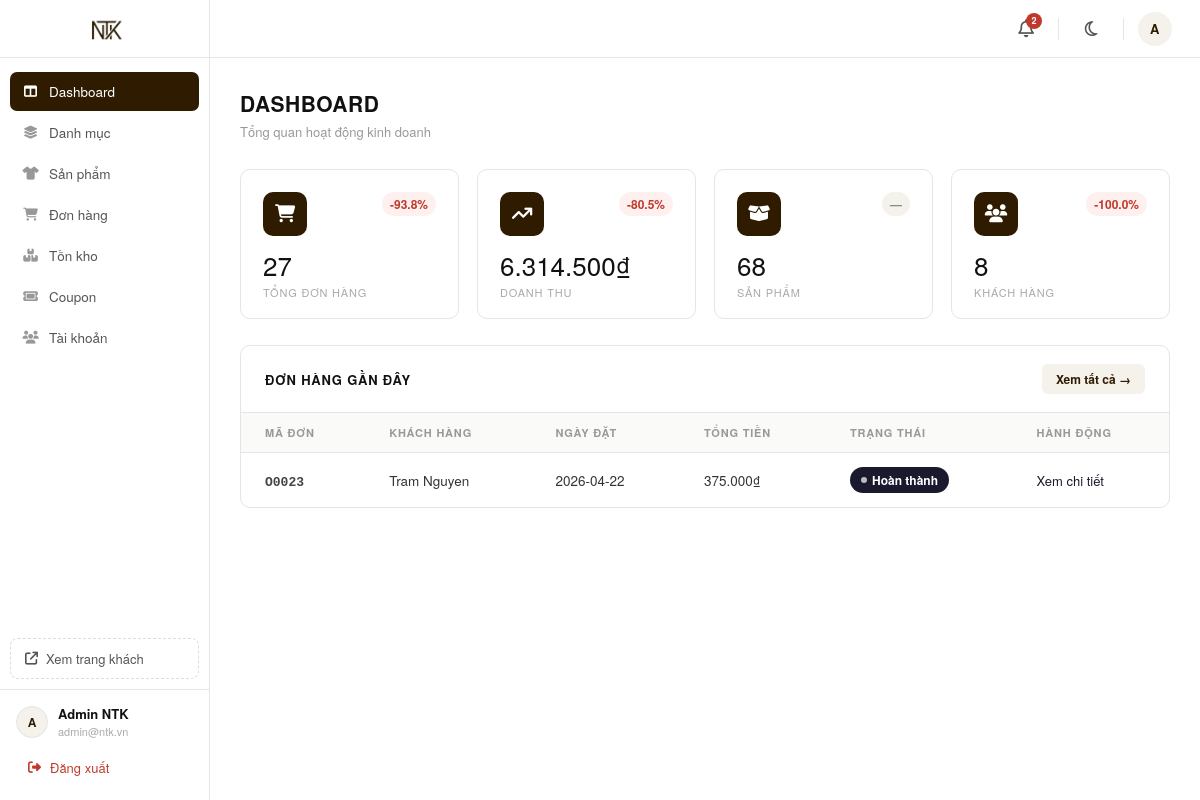
/admin/dashboard.php, run on an earlier commit of the app's database.
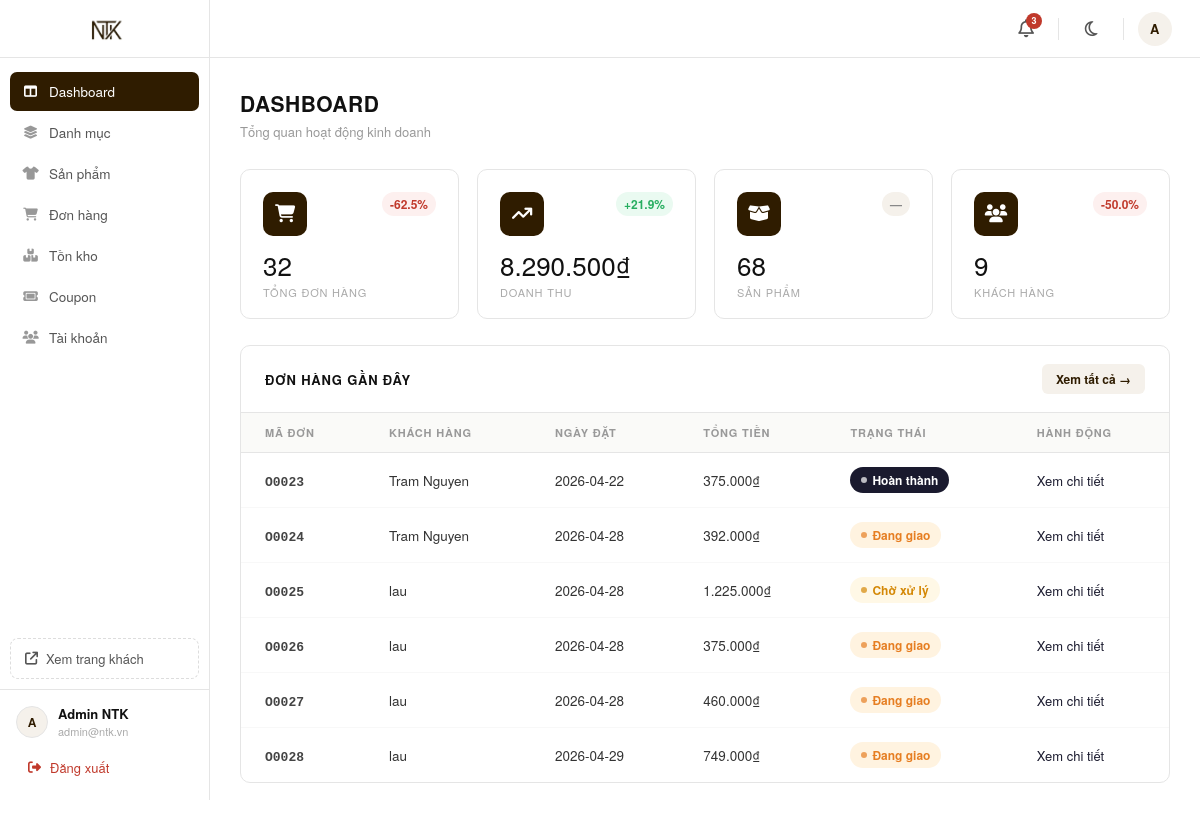
And on a later commit of the database.
### tables this page shows
CREATE TABLE IF NOT EXISTS `orders` (
  `order_id` char(5) NOT NULL,
  `payos_order_code` bigint(20) DEFAULT NULL,
  `payos_qr_code` text DEFAULT NULL,
  `user_id` char(5) DEFAULT NULL,
  `order_date` datetime DEFAULT current_timestamp(),
  `fullname` varchar(100) DEFAULT NULL,
  `phone` varchar(10) DEFAULT NULL,
  `address` varchar(500) DEFAULT NULL,
  `total_price` decimal(15,2) DEFAULT NULL,
  `shipping_fee` decimal(15,2) DEFAULT NULL,
  `shipping_method_id` char(5) DEFAULT NULL,
  `discount_value` decimal(15,2) DEFAULT NULL,
  `order_status` int(11) DEFAULT NULL,
  `final_price` decimal(15,2) DEFAULT NULL,
  `payment_status` int(11) DEFAULT 0,
  `payment_method` int(11) DEFAULT NULL,
  `coupon_id` char(5) DEFAULT NULL,
  `tracking_number` varchar(50) DEFAULT NULL,
  `wallet_used_amount` decimal(15,2) DEFAULT 0.00,
  `note` varchar(500) DEFAULT NULL,
  `payos_checkout_url` varchar(1000) DEFAULT NULL,
  PRIMARY KEY (`order_id`),
  KEY `fk_order_user` (`user_id`),
  KEY `fk_order_coupon` (`coupon_id`),
  KEY `fk_order_ship` (`shipping_method_id`)
);

### src/admin/dashboard.php (the view, shortened to what the changed rows need)
<?php
require_once __DIR__ . '/../config/database.php';
$stmt = $conn->query("SELECT COUNT(*) as total FROM orders");
$total_orders = $stmt->fetch(PDO::FETCH_ASSOC)['total'] ?? 0;
$stmt = $conn->query("SELECT SUM(final_price) as revenue FROM orders WHERE order_status IN (1, 2, 3)");
$total_revenue = $stmt->fetch(PDO::FETCH_ASSOC)['revenue'] ?? 0;
$stmt = $conn->query("SELECT COUNT(*) as total FROM users WHERE role = 0");
$total_customers = $stmt->fetch(PDO::FETCH_ASSOC)['total'] ?? 0;
function getGrowthRate($conn, $table, $dateColumn, $valueColumn = '1', $condition = "1=1") {
    $curSql = "SELECT SUM($valueColumn) as val FROM $table WHERE $condition AND $dateColumn >= DATE_SUB(NOW(), INTERVAL 7 DAY)";
    $prevSql = "SELECT SUM($valueColumn) as val FROM $table WHERE $condition AND $dateColumn >= DATE_SUB(NOW(), INTERVAL 14 DAY) AND $dateColumn < DATE_SUB(NOW(), INTERVAL 7 DAY)";
    $cur = $conn->query($curSql)->fetch(PDO::FETCH_ASSOC)['val'] ?? 0;
    $prev = $conn->query($prevSql)->fetch(PDO::FETCH_ASSOC)['val'] ?? 0;
    return (($cur - $prev) / $prev) * 100;
}
$growth_orders = getGrowthRate($conn, 'orders', 'order_date');
$growth_revenue = getGrowthRate($conn, 'orders', 'order_date', 'final_price', 'order_status IN (1, 2, 3)');
$growth_customers = getGrowthRate($conn, 'users', 'created_at', '1', 'role = 0');
function renderGrowthBadge($percent) {
    if ($percent > 0) {
        return '<span class="stat-change">+' . number_format($percent, 1) . '%</span>';
    } elseif ($percent < 0) {
        return '<span class="stat-change negative">' . number_format($percent, 1) . '%</span>';
    } else {
        return '<span class="stat-change neutral">0%</span>';
    }
}
$stmt = $conn->prepare("
    SELECT o.order_id, o.fullname, o.order_date, o.final_price, o.order_status
    FROM orders o
    WHERE o.order_date >= DATE_SUB(NOW(), INTERVAL 7 DAY)
    ORDER BY o.order_date ASC
");
$stmt->execute();
$recent_orders = $stmt->fetchAll(PDO::FETCH_ASSOC);
function getOrderStatusLabel(int $status): array {
    $map = [
        0 => ['label' => 'Chờ xử lý',  'class' => 'status-pending'],
        1 => ['label' => 'Đang giao',   'class' => 'status-shipping'],
        2 => ['label' => 'Đã giao',     'class' => 'status-delivered'],
        3 => ['label' => 'Hoàn thành',  'class' => 'status-done'],
        4 => ['label' => 'Đã hủy',      'class' => 'status-cancelled'],
        5 => ['label' => 'Trả hàng',    'class' => 'status-returned'],
    ];
    return $map[$status] ?? ['label' => 'Không rõ', 'class' => 'status-pending'];
}
include __DIR__ . '/../includes/admin_sidebar.php';
?>
<div class="stats-grid">
    <div class="stat-card">
        <div class="stat-card-top">
            <div class="stat-icon"><i class="fa-solid fa-cart-shopping"></i></div>
            <?= renderGrowthBadge($growth_orders) ?>
        </div>
        <div class="stat-value"><?= number_format($total_orders) ?></div>
        <div class="stat-label">Tổng đơn hàng</div>
    </div>
    <div class="stat-card">
        <div class="stat-card-top">
            <div class="stat-icon"><i class="fa-solid fa-arrow-trend-up"></i></div>
            <?= renderGrowthBadge($growth_revenue) ?>
        </div>
        <div class="stat-value"><?= number_format($total_revenue, 0, ',', '.') ?>₫</div>
        <div class="stat-label">Doanh thu</div>
    </div>
    <div class="stat-card">
        <div class="stat-card-top">
            <div class="stat-icon"><i class="fa-solid fa-users"></i></div>
            <?= renderGrowthBadge($growth_customers) ?>
        </div>
        <div class="stat-value"><?= number_format($total_customers) ?></div>
        <div class="stat-label">Khách hàng</div>
    </div>
</div>
<div class="section-card">
    <table class="data-table">
        <thead>
            <tr>
                <th>Mã đơn</th>
                <th>Khách hàng</th>
                <th>Ngày đặt</th>
                <th>Tổng tiền</th>
                <th>Trạng thái</th>
                <th>Hành động</th>
            </tr>
        </thead>
        <tbody>
            <?php if (empty($recent_orders)): ?>
            <tr>
                <td colspan="6" style="text-align:center; padding:30px; color:#aaa;">
                    Chưa có đơn hàng nào
                </td>
            </tr>
            <?php else: ?>
            <?php foreach ($recent_orders as $order):
                $statusInfo = getOrderStatusLabel((int)$order['order_status']);
            ?>
            <tr>
                <td><span class="order-id"><?= htmlspecialchars($order['order_id']) ?></span></td>
                <td><?= htmlspecialchars($order['fullname'] ?? '—') ?></td>
                <td><?= date('Y-m-d', strtotime($order['order_date'])) ?></td>
                <td><?= number_format($order['final_price'], 0, ',', '.') ?>₫</td>
                <td>
                    <span class="status-badge <?= $statusInfo['class'] ?>">
                        <?= $statusInfo['label'] ?>
                    </span>
                </td>
                <td>
                    <a href="order_detail.php?id=<?= urlencode($order['order_id']) ?>" class="action-link">
                        Xem chi tiết
                    </a>
                </td>
            </tr>
            <?php endforeach; ?>
            <?php endif; ?>
        </tbody>
    </table>
</div>
</main>
</body>
</html>

### src/includes/admin_sidebar.php (shortened to what the changed rows need)
<?php
require_once __DIR__ . '/../config/database.php';
$notifications = [];
$stmt = $conn->query("SELECT order_id, order_date FROM orders WHERE order_status = 0 AND order_date >= NOW() - INTERVAL 24 HOUR ORDER BY order_date DESC LIMIT 5");
while ($row = $stmt->fetch()) {
    $notifications[] = [
        'time' => strtotime($row['order_date']),
        'icon' => 'fa-cart-plus', 'color' => '#2f6fdd',
        'label' => 'Đơn hàng mới: #' . $row['order_id'],
        'link' => 'order_detail.php?id=' . $row['order_id'],
        'time_str' => date('H:i d/m', strtotime($row['order_date']))
    ];
}
$stmt = $conn->query("SELECT order_id, order_date FROM orders WHERE order_status = 5 ORDER BY order_date DESC LIMIT 5");
while ($row = $stmt->fetch()) {
    $notifications[] = [
        'time' => strtotime($row['order_date']),
        'icon' => 'fa-ban', 'color' => '#e74c3c',
        'label' => 'Yêu cầu hủy đơn: #' . $row['order_id'],
        'link' => 'order_detail.php?id=' . $row['order_id'],
        'time_str' => date('H:i d/m', strtotime($row['order_date']))
    ];
}
$stmt = $conn->query("SELECT user_id, fullname, created_at FROM users WHERE created_at >= NOW() - INTERVAL 7 DAY AND role = 0 ORDER BY created_at DESC LIMIT 5");
while ($row = $stmt->fetch()) {
    $notifications[] = [
        'time' => strtotime($row['created_at']),
        'icon' => 'fa-user-plus', 'color' => '#2980b9',
        'label' => 'Thành viên mới: ' . $row['fullname'],
        'link' => 'account_detail.php?id=' . $row['user_id'],
        'time_str' => date('H:i d/m', strtotime($row['created_at']))
    ];
}
usort($notifications, function($a, $b) {
    return $b['time'] <=> $a['time'];
});
$notifications = array_slice($notifications, 0, 10);
$notif_count = count($notifications);
?>
<!DOCTYPE html>
<html lang="vi">
<head>
    <link rel="stylesheet" href="https://cdnjs.cloudflare.com/ajax/libs/font-awesome/6.5.0/css/all.min.css">
</head>
<body>
<header class="admin-topbar">
    <div class="notif-wrap" id="notifWrap">
        <a href="#" class="topbar-icon-btn" title="Thông báo" onclick="toggleNotif(event)">
            <i class="fa-regular fa-bell"></i>
            <?php if ($notif_count > 0): ?>
            <span class="topbar-badge"><?= min($notif_count, 9) ?><?= $notif_count > 9 ? '+' : '' ?></span>
            <?php endif; ?>
        </a>
    </div>
</header>
<main class="admin-main">
<div class="admin-content">

What changed in the data, as far as the page shows it:
added orders: order_id "O0024", fullname "Tram Nguyen", order_date "2026-04-28", final_price "392.000", order_status "Đang giao"
added orders: order_id "O0025", fullname "lau", order_date "2026-04-28", final_price "1.225.000", order_status "Chờ xử lý"
added orders: order_id "O0026", fullname "lau", order_date "2026-04-28", final_price "375.000", order_status "Đang giao"
added orders: order_id "O0027", fullname "lau", order_date "2026-04-28", final_price "460.000", order_status "Đang giao"
added orders: order_id "O0028", fullname "lau", order_date "2026-04-29", final_price "749.000", order_status "Đang giao"
Also different on the page:
min($notif_count, 9): "2" → "3"
$percent: "-93.8 -80.5 -100.0" → "-62.5 -50.0"
$total_orders: "27" → "32"
$percent: (not shown) → "21.9"
$total_revenue: "6.314.500" → "8.290.500"
$total_customers: "8" → "9"
